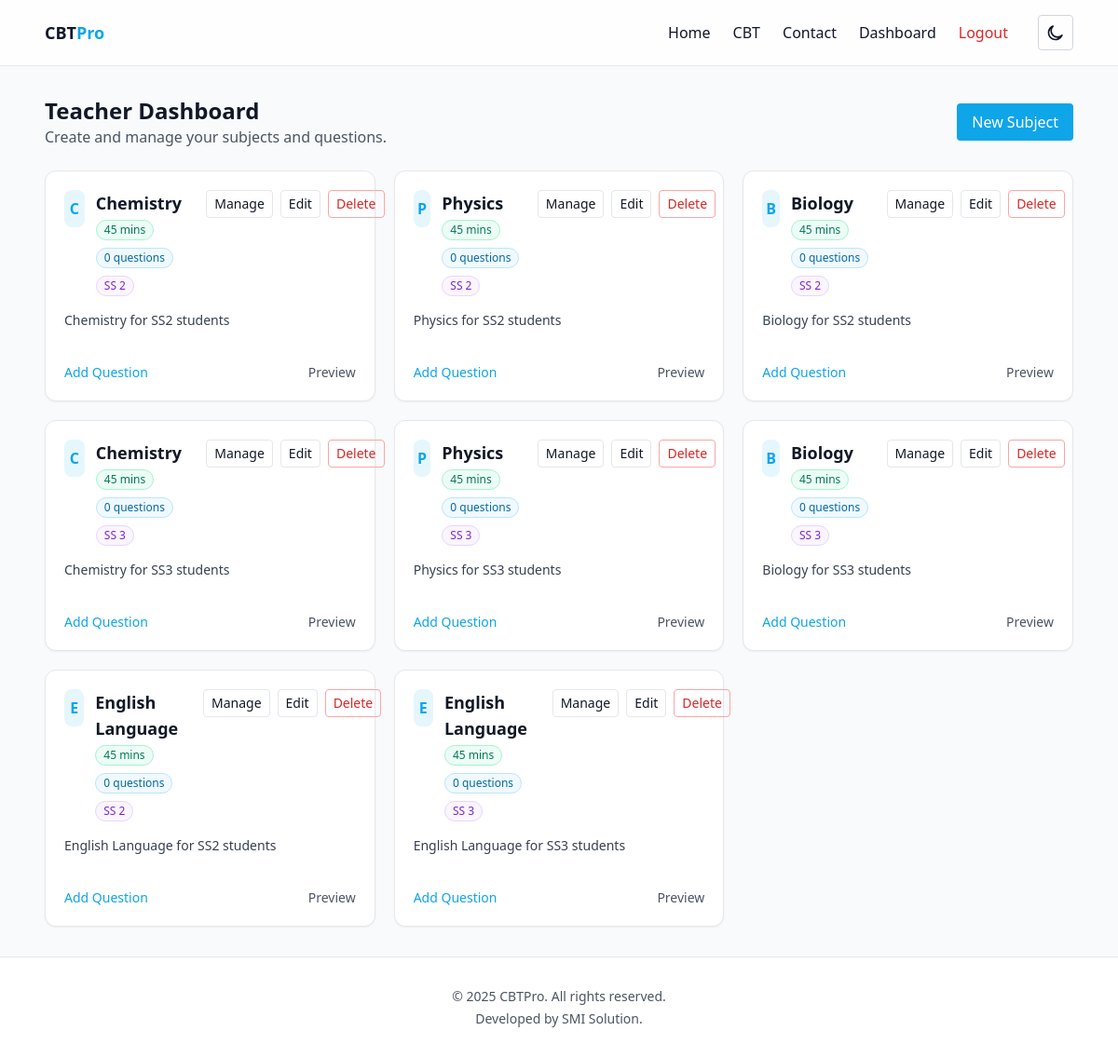
Page /teacher/ (signed in) on the committed database.
### app/models.py (models this page shows)
class Subject(db.Model):
    id = db.Column(db.Integer, primary_key=True)
    name = db.Column(db.String(120), nullable=False)
    description = db.Column(db.Text)
    duration_minutes = db.Column(db.Integer, nullable=False, default=30)
    class_name = db.Column(db.String(64))  # Class this subject applies to
    teacher_id = db.Column(db.Integer, db.ForeignKey("user.id"), nullable=False)
    created_at = db.Column(db.DateTime, default=datetime.utcnow)
    questions = db.relationship("Question", backref="subject", cascade="all,delete-orphan", lazy=True)

### app/teacher.py (the view)
@teacher_bp.route("/")
@login_required
def index():
    if not teacher_required():
        flash("Teacher access required", "error")
        return redirect(url_for("main.dashboard"))
    subjects = Subject.query.filter_by(teacher_id=current_user.id).all()
    delete_form = DeleteForm()
    return render_template("teacher/index.html", subjects=subjects, delete_form=delete_form)

### app/models.py (called while the page is built)
@login_manager.user_loader
def load_user(user_id):
    return User.query.get(int(user_id))

    def is_teacher(self) -> bool:
        return self.role == UserRole.TEACHER.value

### app/teacher.py (called while the page is built)
def teacher_required():
    return current_user.is_authenticated and current_user.is_teacher()

@teacher_bp.before_request
def guard_teacher():
    allowed = {"teacher.index"}
    if request.endpoint and request.endpoint.split(":")[-1] in allowed:
        return None
    if not teacher_required():
        flash("Teacher access required", "error")
        return redirect(url_for("main.dashboard"))

### app/templates/teacher/index.html (shortened to what this page needs)
{% extends 'base.html' %}
{% block content %}
<div class="flex items-center justify-between mb-6">
	<div>
		<h1 class="text-2xl font-semibold">Teacher Dashboard</h1>
		<p class="text-gray-600">Create and manage your subjects and questions.</p>
	</div>
	<a class="bg-brand text-white px-4 py-2 rounded shadow-sm" href="{{ url_for('teacher.create_subject') }}">New Subject</a>
</div>
<div class="grid sm:grid-cols-2 lg:grid-cols-3 gap-5">
	{% for s in subjects %}
		<div class="rounded-xl border bg-white p-5 shadow-sm hover:shadow-md transition">
			<div class="flex items-start justify-between gap-2">
				<div class="flex items-start gap-3">
					<div class="h-10 w-10 rounded-lg bg-brand/10 text-brand flex items-center justify-center font-semibold">{{ s.name[:1] }}</div>
					<div>
						<div class="font-semibold text-lg">{{ s.name }}</div>
						<div class="mt-1 flex flex-wrap items-center gap-2 text-xs text-gray-600">
							<span class="inline-flex items-center gap-1 px-2 py-0.5 rounded-full bg-emerald-50 text-emerald-700 border border-emerald-200">{{ s.duration_minutes }} mins</span>
							<span class="inline-flex items-center gap-1 px-2 py-0.5 rounded-full bg-sky-50 text-sky-700 border border-sky-200">{{ s.questions|length }} questions</span>
							<span class="inline-flex items-center gap-1 px-2 py-0.5 rounded-full bg-purple-50 text-purple-700 border border-purple-200">{{ s.class_name or 'All classes' }}</span>
						</div>
					</div>
				</div>
				<div class="flex items-center gap-2 text-sm">
					<a href="{{ url_for('teacher.subject_detail', subject_id=s.id) }}" class="px-2 py-1 rounded border hover:bg-gray-50">Manage</a>
					<a href="{{ url_for('teacher.edit_subject', subject_id=s.id) }}" class="px-2 py-1 rounded border hover:bg-gray-50">Edit</a>
					<form method="post" action="{{ url_for('teacher.delete_subject', subject_id=s.id) }}">
						<button class="px-2 py-1 rounded border border-red-300 text-red-600 hover:bg-red-50" onclick="return confirm('Delete subject? This cannot be undone.')">Delete</button>
					</form>
				</div>
			</div>
			<div class="mt-4 text-sm text-gray-700 line-clamp-2 min-h-[2.5rem]">{{ s.description or 'No description provided.' }}</div>
			<div class="mt-4 flex items-center justify-between">
				<a href="{{ url_for('teacher.add_question', subject_id=s.id) }}" class="text-brand text-sm hover:underline">Add Question</a>
				<a href="{{ url_for('student.start_exam', subject_id=s.id) }}" class="text-sm text-gray-600 hover:text-brand">Preview</a>
			</div>
		</div>
	{% else %}
		<div class="text-gray-500">Create your first subject.</div>
	{% endfor %}
</div>
{% endblock %}

### app/templates/base.html (shortened to what this page needs)
<!DOCTYPE html>
<html lang="en">
<head>
	<script src="https://cdn.tailwindcss.com"></script>
</head>
<body class="min-h-screen bg-gray-50 text-gray-900 dark:bg-gray-900 dark:text-gray-100">
	<header class="bg-white/80 dark:bg-gray-900/80 backdrop-blur border-b border-gray-200 dark:border-gray-800 sticky top-0 z-40">
		<div class="max-w-6xl mx-auto px-4 sm:px-6 py-4 flex items-center justify-between">
			<a href="{{ url_for('main.home') }}" class="font-semibold text-lg">CBT<span class="text-brand">Pro</span></a>
			<nav class="hidden sm:flex items-center gap-6">
				<a class="hover:text-brand" href="{{ url_for('main.home') }}">Home</a>
				<a class="hover:text-brand" href="{{ url_for('student.index') }}">CBT</a>
				<a class="hover:text-brand" href="{{ url_for('main.contact') }}">Contact</a>
				{% if current_user.is_authenticated %}
					<a class="hover:text-brand" href="{{ url_for('main.dashboard') }}">Dashboard</a>
					<a class="text-red-600 dark:text-red-400" href="{{ url_for('auth.logout') }}">Logout</a>
				{% else %}
					<a class="text-brand" href="{{ url_for('auth.login') }}">Login</a>
					<a class="text-white bg-brand px-3 py-1.5 rounded" href="{{ url_for('auth.register') }}">Sign up</a>
				{% endif %}
				<button id="theme-toggle" class="ml-2 p-2 rounded border border-gray-300 dark:border-gray-700 text-sm">
					<svg id="icon-moon" xmlns="http://www.w3.org/2000/svg" class="h-5 w-5" fill="none" viewBox="0 0 24 24" stroke="currentColor">
						<path stroke-linecap="round" stroke-linejoin="round" stroke-width="2" d="M20.354 15.354A9 9 0 118.646 3.646 7 7 0 0020.354 15.354z" />
					</svg>
				</button>
			</nav>
		</div>
	</header>
	<main class="max-w-6xl mx-auto px-4 sm:px-6 py-8">
		{% block content %}{% endblock %}
	</main>
	<footer class="border-t border-gray-200 dark:border-gray-800 py-8 text-center text-sm bg-white text-gray-600 dark:bg-gray-900 dark:text-gray-100">
		<div class="max-w-6xl mx-auto px-4 sm:px-6">
			<div>© {{ 2025 }} CBTPro. All rights reserved.</div>
			<div class="mt-1">Developed by <span class="font-medium">SMI Solution</span>.</div>
		</div>
	</footer>
</body>
</html>

### rows in the picture
Subject: name "C", name "Chemistry", duration_minutes "45", questions|length "0", class_name "SS 2", description "Chemistry for SS2 students"
Subject: name "P", name "Physics", duration_minutes "45", questions|length "0", class_name "SS 2", description "Physics for SS2 students"
Subject: name "B", name "Biology", duration_minutes "45", questions|length "0", class_name "SS 2", description "Biology for SS2 students"
Subject: name "C", name "Chemistry", duration_minutes "45", questions|length "0", class_name "SS 3", description "Chemistry for SS3 students"
Subject: name "P", name "Physics", duration_minutes "45", questions|length "0", class_name "SS 3", description "Physics for SS3 students"
Subject: name "B", name "Biology", duration_minutes "45", questions|length "0", class_name "SS 3", description "Biology for SS3 students"
Subject: name "E", name "English Language", duration_minutes "45", questions|length "0", class_name "SS 2", description "English Language for SS2 students"
Subject: name "E", name "English Language", duration_minutes "45", questions|length "0", class_name "SS 3", description "English Language for SS3 students"

### other values in the picture
{{ 2025 }} "2025"
